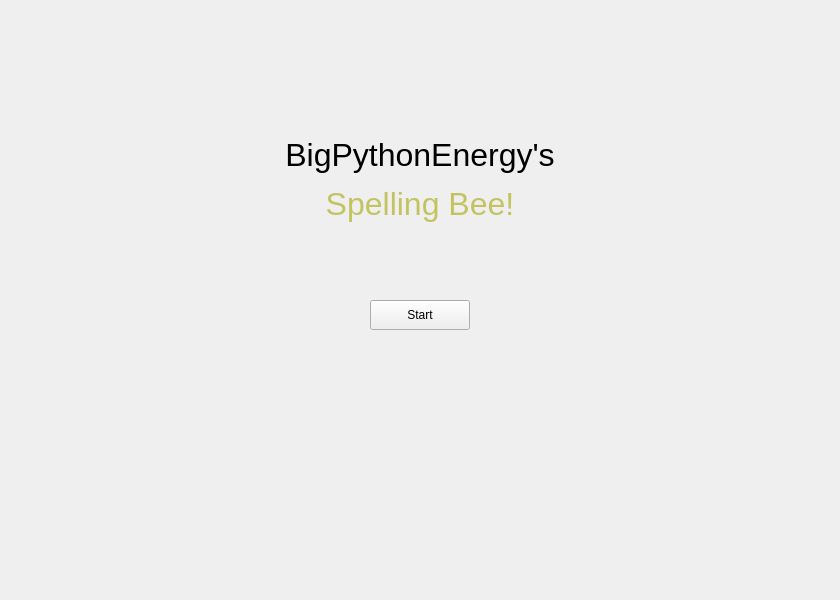
<?xml version="1.0" encoding="UTF-8"?>
<ui version="4.0">
 <class>MainWindow</class>
 <widget class="QMainWindow" name="MainWindow">
  <property name="geometry">
   <rect>
    <x>0</x>
    <y>0</y>
    <width>840</width>
    <height>600</height>
   </rect>
  </property>
  <property name="windowTitle">
   <string>MainWindow</string>
  </property>
  <widget class="QWidget" name="centralwidget">
   <widget class="QPushButton" name="startButton">
    <property name="geometry">
     <rect>
      <x>370</x>
      <y>300</y>
      <width>100</width>
      <height>30</height>
     </rect>
    </property>
    <property name="sizePolicy">
     <sizepolicy hsizetype="Minimum" vsizetype="Minimum">
      <horstretch>1</horstretch>
      <verstretch>1</verstretch>
     </sizepolicy>
    </property>
    <property name="text">
     <string>Start</string>
    </property>
   </widget>
   <widget class="QLabel" name="entryText">
    <property name="geometry">
     <rect>
      <x>210</x>
      <y>120</y>
      <width>420</width>
      <height>120</height>
     </rect>
    </property>
    <property name="font">
     <font>
      <pointsize>24</pointsize>
      <weight>50</weight>
      <bold>false</bold>
      <underline>false</underline>
      <kerning>true</kerning>
     </font>
    </property>
    <property name="accessibleDescription">
     <string/>
    </property>
    <property name="layoutDirection">
     <enum>Qt::LeftToRight</enum>
    </property>
    <property name="text">
     <string>&lt;html&gt;&lt;head/&gt;&lt;body&gt;&lt;p align=&quot;center&quot;&gt;&lt;span style=&quot; font-size:24pt;&quot;&gt;BigPythonEnergy's&lt;/span&gt;&lt;/p&gt;&lt;p align=&quot;center&quot;&gt;&lt;span style=&quot; font-size:24pt; color:#c3c361;&quot;&gt;Spelling Bee!&lt;/span&gt;&lt;/p&gt;&lt;/body&gt;&lt;/html&gt;</string>
    </property>
   </widget>
  </widget>
 </widget>
 <resources/>
 <connections/>
</ui>
